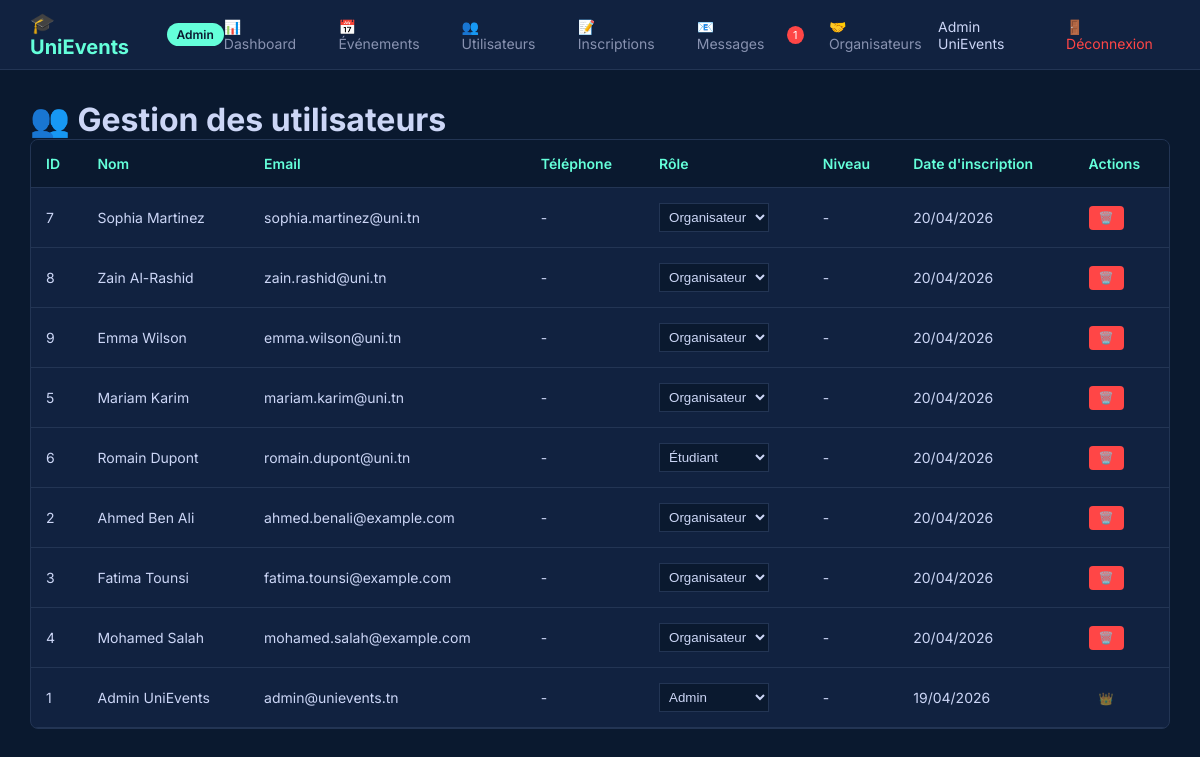
Page /manage_users.php (signed in) on the committed database.
### tables this page shows
CREATE TABLE `users` (
  `id` int(11) NOT NULL,
  `name` varchar(100) NOT NULL,
  `email` varchar(150) NOT NULL,
  `password` varchar(255) NOT NULL,
  `phone` varchar(20) DEFAULT NULL,
  `role` enum('etudiant','organisateur','admin') DEFAULT 'etudiant',
  `niveau` varchar(50) DEFAULT NULL,
  `specialite` varchar(100) DEFAULT NULL,
  `created_at` timestamp NOT NULL DEFAULT current_timestamp()
);

### manage_users.php (the view, shortened to what this page needs)
<?php
require_once 'header.php';
try {
    $stmt = $pdo->query("SELECT * FROM users ORDER BY created_at DESC");
    $users = $stmt->fetchAll();
} catch(PDOException $e) {
    $error = $e->getMessage();
}
?>
<h1>👥 Gestion des utilisateurs</h1>
<div class="table-container">
    <table>
        <thead>
            <tr>
                <th>ID</th>
                <th>Nom</th>
                <th>Email</th>
                <th>Téléphone</th>
                <th>Rôle</th>
                <th>Niveau</th>
                <th>Date d'inscription</th>
                <th>Actions</th>
            </tr>
        </thead>
        <tbody>
            <?php foreach ($users as $user): ?>
                <tr>
                    <td><?php echo $user['id']; ?></td>
                    <td><?php echo htmlspecialchars($user['name']); ?></td>
                    <td><?php echo htmlspecialchars($user['email']); ?></td>
                    <td><?php echo htmlspecialchars($user['phone'] ?? '-'); ?></td>
                    <td>
                        <form method="POST" style="display: inline;">
                            <select name="role" onchange="this.form.submit()" style="background: #0a192f; border: 1px solid #233554; color: #ccd6f6; padding: 5px;">
                                <option value="etudiant" <?php echo $user['role'] == 'etudiant' ? 'selected' : ''; ?>>Étudiant</option>
                                <option value="organisateur" <?php echo $user['role'] == 'organisateur' ? 'selected' : ''; ?>>Organisateur</option>
                                <option value="admin" <?php echo $user['role'] == 'admin' ? 'selected' : ''; ?>>Admin</option>
                            </select>
                        </form>
                    </td>
                    <td><?php echo htmlspecialchars($user['niveau'] ?? '-'); ?></td>
                    <td><?php echo date('d/m/Y', strtotime($user['created_at'])); ?></td>
                    <td>
                        <?php if ($user['id'] != $_SESSION['admin_id']): ?>
                            <form method="POST" style="display: inline-block;" onsubmit="return confirm('Confirmer la suppression ?')">
                                <button type="submit" class="btn btn-danger btn-sm">🗑️</button>
                            </form>
                        <?php else: ?>
                            <span class="btn-sm" style="opacity: 0.5;">👑</span>
                        <?php endif; ?>
                    </td>
                </tr>
            <?php endforeach; ?>
        </tbody>
    </table>
</div>
<?php require_once 'footer.php'; ?>

### style_admin.css (style rules this page uses)
* { margin: 0; padding: 0; box-sizing: border-box; }
body { font-family: 'Inter', sans-serif; background: #0a192f; color: #ccd6f6; }
.table-container { background: #112240; border-radius: 8px; border: 1px solid #233554; overflow-x: auto; }
table { width: 100%; border-collapse: collapse; }
th, td { padding: 15px; text-align: left; border-bottom: 1px solid #233554; }
th { background: #0a192f; color: #64ffda; font-weight: 600; font-size: 14px; }
td { color: #ccd6f6; font-size: 14px; }
.btn { padding: 8px 16px; border-radius: 4px; border: none; cursor: pointer; font-size: 13px; transition: all 0.3s; }
.btn-danger { background: #ff4646; color: white; }
.btn-sm { padding: 5px 10px; font-size: 12px; }

### rows in the picture
users: id "7", name "Sophia Martinez", email "sophia.martinez@uni.tn", phone "-", role "Organisateur", niveau "-", created_at "20/04/2026"
users: id "8", name "Zain Al-Rashid", email "zain.rashid@uni.tn", phone "-", role "Organisateur", niveau "-", created_at "20/04/2026"
users: id "9", name "Emma Wilson", email "emma.wilson@uni.tn", phone "-", role "Organisateur", niveau "-", created_at "20/04/2026"
users: id "5", name "Mariam Karim", email "mariam.karim@uni.tn", phone "-", role "Organisateur", niveau "-", created_at "20/04/2026"
users: id "6", name "Romain Dupont", email "romain.dupont@uni.tn", phone "-", role "Étudiant", niveau "-", created_at "20/04/2026"
users: id "2", name "Ahmed Ben Ali", email "ahmed.benali@example.com", phone "-", role "Organisateur", niveau "-", created_at "20/04/2026"
users: id "3", name "Fatima Tounsi", email "fatima.tounsi@example.com", phone "-", role "Organisateur", niveau "-", created_at "20/04/2026"
users: id "4", name "Mohamed Salah", email "mohamed.salah@example.com", phone "-", role "Organisateur", niveau "-", created_at "20/04/2026"
users: id "1", name "Admin UniEvents", email "admin@unievents.tn", phone "-", role "Admin", niveau "-", created_at "19/04/2026"

### other values in the picture
$unreadNotifications "1"
$_SESSION['admin_name'] "Admin UniEvents"
